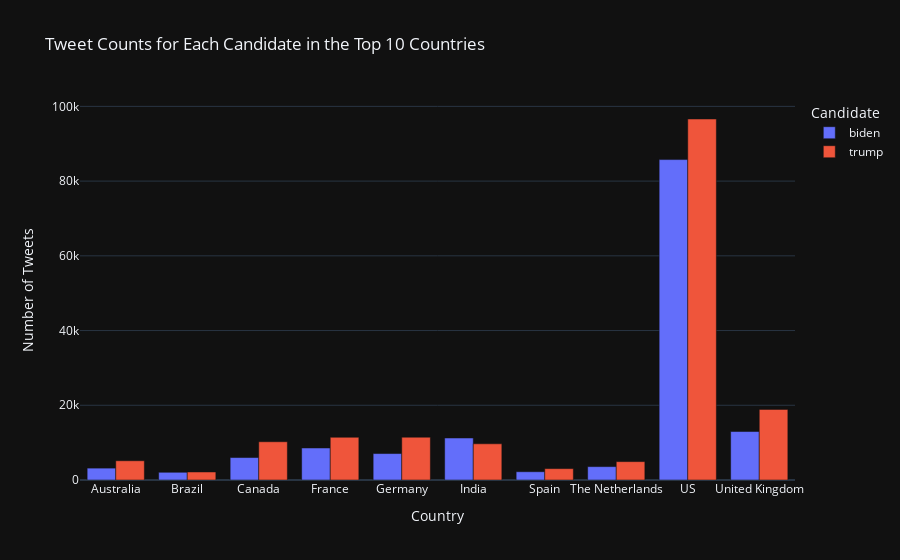

Here is the notebook cell this chart was saved with:
### Markdown cell above
**Tweet Counts for Each Candidate in the Top 10 Countries Now:** let us find out the number of tweets done for each candidate by all the countries.

### Code cell
# the number of tweets done for each 
# candidate by all the countries. 
tweet_df = data.groupby(['country', 'candidate'])[ 
'tweet'].count().reset_index() 

# Candidate for top 10 country tweet 
tweeters = tweet_df[tweet_df['country'].isin(top10countries.country)] 

# Plot for tweet counts for each candidate 
# in the top 10 countries 
top10_bycandidate_bar = px.bar(tweeters, x='country', y='tweet', color='candidate', 
labels={'country': 'Country', 'tweet': 'Number of Tweets', 
'candidate': 'Candidate'}, 
title='Tweet Counts for Each Candidate in the Top 10 Countries', 
template='plotly_dark', 
barmode='group') 

# Show the chart 
top10_bycandidate_bar.show()

### Figure 1 — Plotly figure (JSON) as saved in the notebook; plotly's stock layout.template omitted (floating-point values rounded to 4 significant figures)
{"data": [{"alignmentgroup": "True", "hovertemplate": "Candidate=biden<br>Country=%{x}<br>Number of Tweets=%{y}<extra></extra>", "legendgroup": "biden", "marker": {"color": "#636efa", "pattern": {"shape": ""}}, "name": "biden", "offsetgroup": "biden", "orientation": "v", "showlegend": true, "textposition": "auto", "type": "bar", "x": ["Australia", "Brazil", "Canada", "France", "Germany", "India", "Spain", "The Netherlands", "US", "United Kingdom"], "xaxis": "x", "y": [3181, 2063, 6011, 8564, 7077, 11243, 2214, 3576, 85760, 12973], "yaxis": "y"}, {"alignmentgroup": "True", "hovertemplate": "Candidate=trump<br>Country=%{x}<br>Number of Tweets=%{y}<extra></extra>", "legendgroup": "trump", "marker": {"color": "#EF553B", "pattern": {"shape": ""}}, "name": "trump", "offsetgroup": "trump", "orientation": "v", "showlegend": true, "textposition": "auto", "type": "bar", "x": ["Australia", "Brazil", "Canada", "France", "Germany", "India", "Spain", "The Netherlands", "US", "United Kingdom"], "xaxis": "x", "y": [5149, 2148, 10239, 11432, 11457, 9688, 3040, 4915, 96622, 18896], "yaxis": "y"}], "layout": {"barmode": "group", "legend": {"title": {"text": "Candidate"}, "tracegroupgap": 0}, "title": {"text": "Tweet Counts for Each Candidate in the Top 10 Countries"}, "xaxis": {"anchor": "y", "domain": [0, 1], "title": {"text": "Country"}}, "yaxis": {"anchor": "x", "domain": [0, 1], "title": {"text": "Number of Tweets"}}}}
